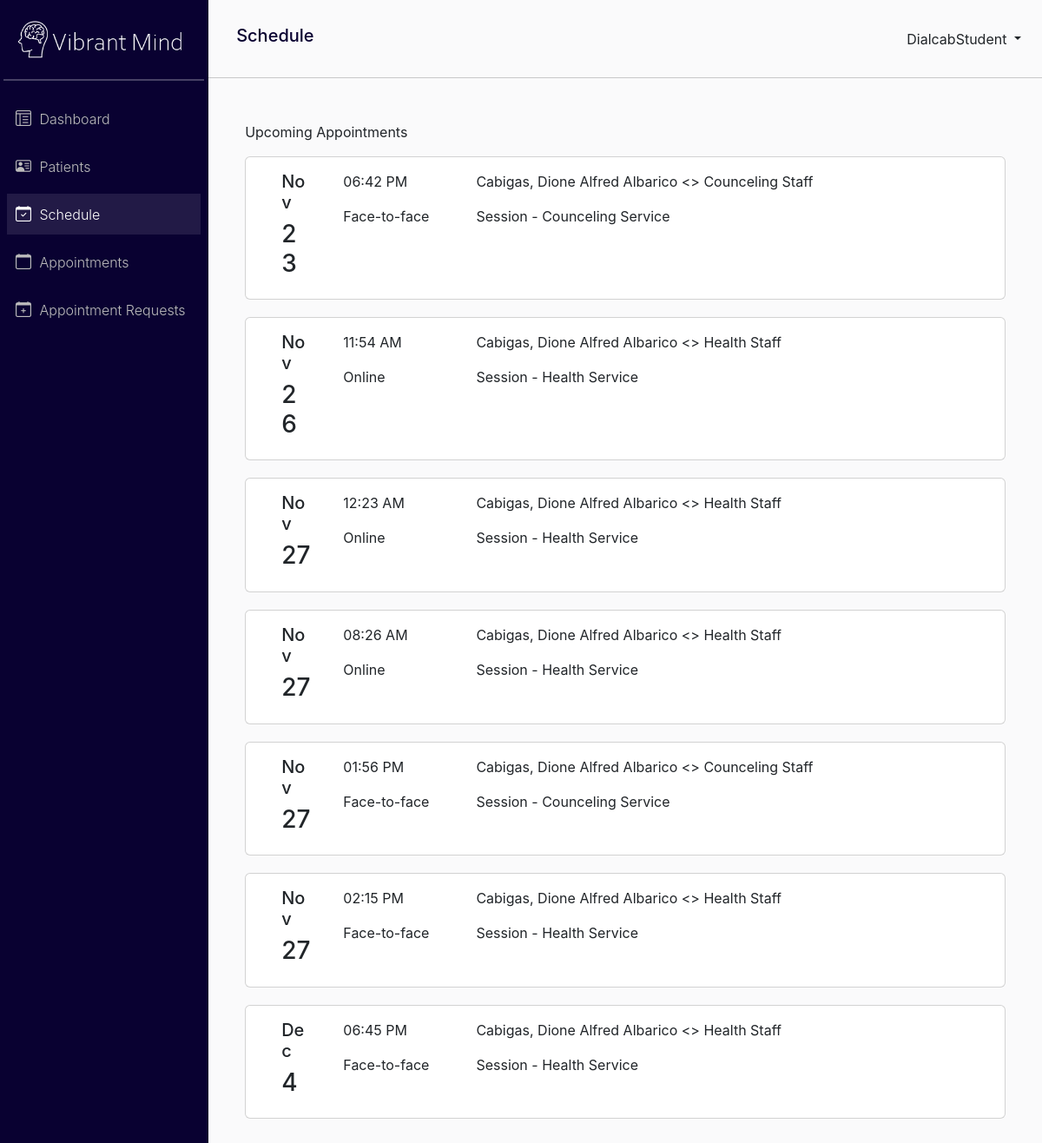
The app's page /staff/schedule/ (signed in), older data.
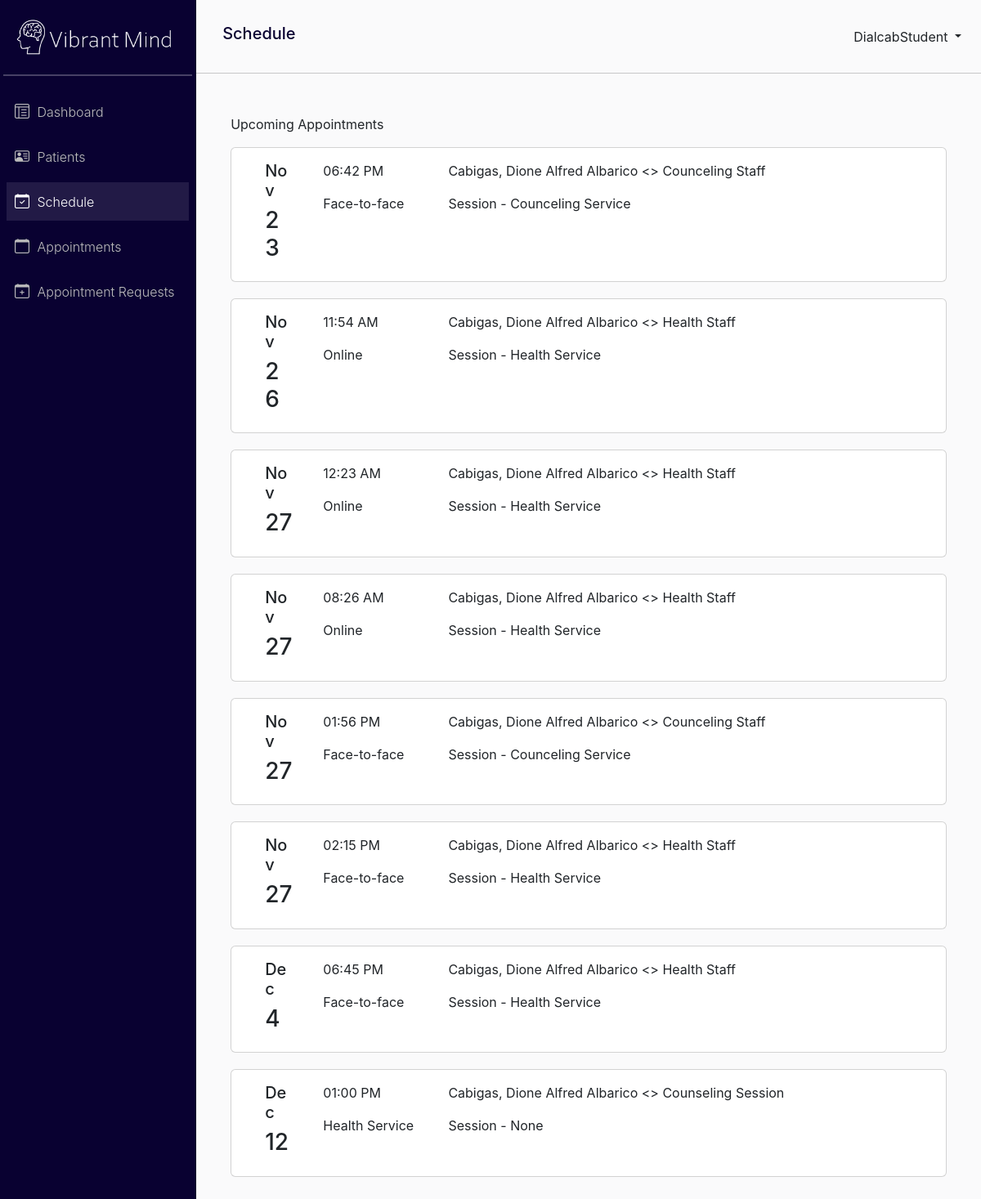
The same page, newer data.
### VibrantMind_app/models.py (models this page shows, shortened)
class Appointment(models.Model):
    SESSION_TYPE = (
        ('Health Service', 'Health Service'),
        ('Counceling Service', 'Counceling Service'),
    )
    STAFF_CHOICE = (
        ('Health Staff', 'Health Staff'),
        ('Counceling Staff', 'Counceling Staff'),
    )
    APPOINTMENT_TYPE = (
        ('Face-to-face', 'Face-to-Face'),
        ('Online', 'Online'),
    )
    patient = models.ForeignKey(Patient, on_delete=models.CASCADE)
    session_type = models.CharField(max_length=100, choices=SESSION_TYPE, null=True)
    appointment_type = models.CharField(max_length=100, choices=APPOINTMENT_TYPE, null=True)
    date = models.DateField(blank=True, null=True)
    time = models.TimeField(blank=True, null=True)
    staff = models.CharField(max_length=100, choices=STAFF_CHOICE, blank=True)
    notes = models.TextField(null=True)
    dateRequested = models.DateField(auto_now_add=True, null=True)
    timeRequested = models.TimeField(auto_now_add=True, null=True)
    approval = models.BooleanField(default=False)
    is_done = models.BooleanField(default=False)
    is_removed = models.BooleanField(default=False)

class Patient(models.Model):
    userProfile = models.OneToOneField(UserProfile, on_delete=models.CASCADE)
    phone_number = models.CharField(max_length=15, blank=True, null=True)
    emergency_contact_name = models.CharField(max_length=100, blank=True, null=True)
    emergency_contact_relationship = models.CharField(max_length=100, blank=True, null=True)
    emergency_contact_phone = models.CharField(max_length=15, blank=True, null=True)
    address = models.TextField(blank=True, null=True)
    date_of_birth = models.DateField(blank=True, null=True)

class UserProfile(models.Model):
    USER_TYPE = (
        ('student', 'Student'),
        ('staff', 'Staff'),
    )
    GENDER_CHOICE = (
        ('M', 'Male'),
        ('F', 'Female'),
    )
    user = models.OneToOneField(User, on_delete=models.CASCADE)
    lastName = models.CharField(max_length=100, blank=True, null=True)
    firstName = models.CharField(max_length=100, blank=True, null=True)
    middleName = models.CharField(max_length=100, blank=True, null=True)
    age = models.PositiveIntegerField(blank=True, null=True)
    gender = models.CharField(max_length=1, choices=GENDER_CHOICE, blank=True, null=True)
    email = models.CharField(max_length=100, blank=True, null=True)
    user_type = models.CharField(max_length=50, choices=USER_TYPE, blank=True, null=True)

### VibrantMind_app/views.py (the view)
# urls.py: path('staff/schedule/', views.schedule_view, name='schedule_list'),
@login_required
def schedule_view(request):
    appointments = Appointment.objects.filter(approval=True, is_done=False, is_removed=False).order_by('date', 'time')
    context = {'appointments' : appointments}
    return render(request, 'staff/schedule.html', context)

### VibrantMind_app/templates/Staff/schedule.html (shortened to what this page needs)
{% extends 'staff/base.html' %}
{% block navTitle %}Schedule{% endblock %}
{% block content %}
<div class="container-fluid" style="margin-top: 20px;">
    {% if appointments %}
        <p>Upcoming Appointments</p>
        {% for appointment in appointments %}
            <div class="card" style="margin-bottom: 20px;">
                <div class="card-body d-flex">
                    <div class="container-fluid" style="padding-right: 25px; padding-left: 25px; width: 10%;">
                        <h5>{{ appointment.date|date:"M" }}</h5>
                        <h3>{{ appointment.date|date:"j" }}</h3>
                    </div>
                    <div class="container-fluid" style="width: 20%;">
                        <p>{{ appointment.time|time:"h:i A" }}</p>
                        <p>{{ appointment.appointment_type }}</p>
                    </div>
                    <div class="container-fluid" style="width: 80%;">
                        <p>{{ appointment.patient.userProfile.lastName }}, {{ appointment.patient.userProfile.firstName }} {{ appointment.patient.userProfile.middleName }} <> {{ appointment.staff }}</p>
                        <p>Session - {{ appointment.session_type }}</p>
                    </div>
                </div>
            </div>
        {% endfor %}
    {% else %}
        <div class="text-center mt-5">
            <h4 style="color: #090131;">No scheduled appointments available</h4>
        </div>
    {% endif %}
</div>
{% endblock %}

Row changes from the older to the newer data that the page shows:
added Appointment: date "Dec", date "12", time "01:00 PM", appointment_type "Health Service", patient.userProfile.lastName "Cabigas", patient.userProfile.firstName "Dione Alfred", patient.userProfile.middleName "Albarico", staff "Counseling Session", session_type "None"
